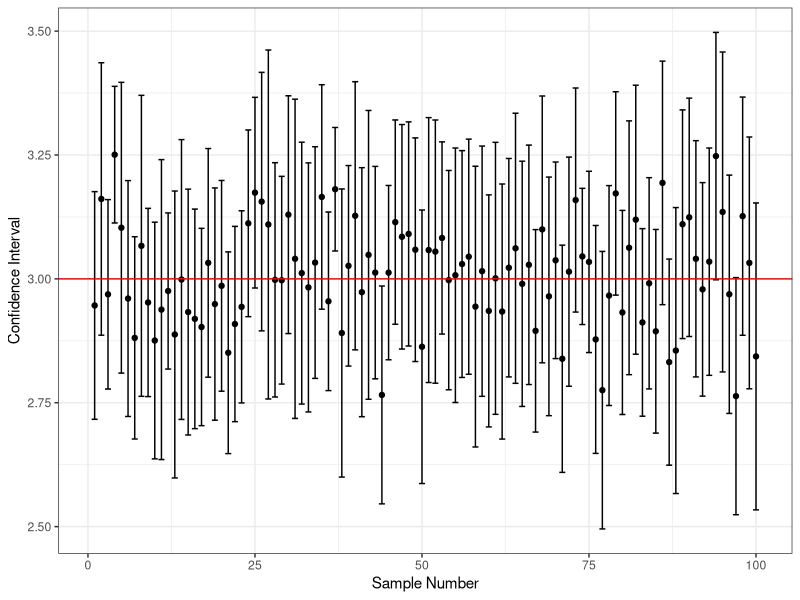

This figure's R source:
samples<-list()
means<-c()


for (i in 1:100){
  samples[[i]]<-rnorm(20, 3, 0.5)
  means[i]<-mean(samples[[i]])
}


p<-lapply(samples, t.test, conf.level=0.95)

lower<-c()
upper<-c()

for (i in 1:100){
  lower[i]<-p[[i]]$conf.int[1]
  upper[i]<-p[[i]]$conf.int[2]
 
  
}

df<-data.frame(lower, upper, means)
df$x<-seq(1:100)


library(ggplot2)

ggplot(df, aes(x=x, y=means))+geom_point()+geom_errorbar(aes(ymax=upper, ymin=lower))+geom_hline(yintercept = 3, color="red")+
  theme_bw()+ylab("Confidence Interval")+xlab("Sample Number")
